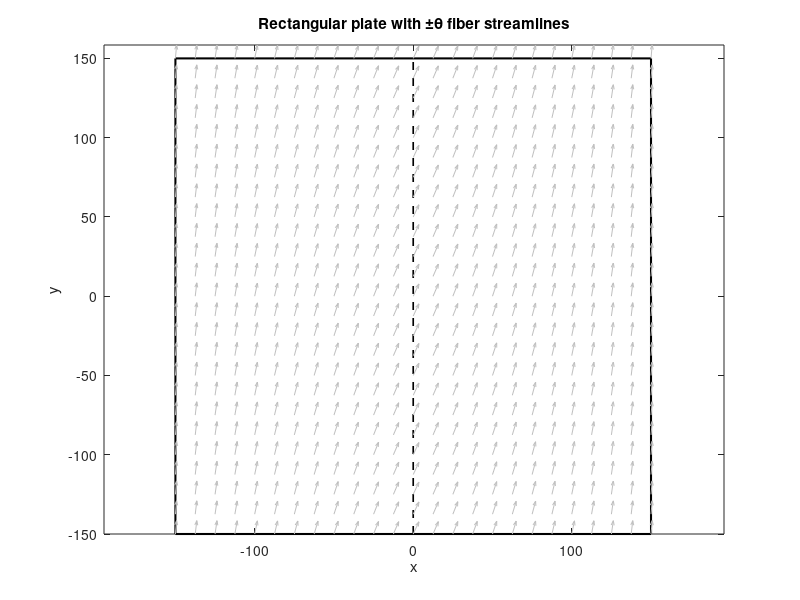

Reproduce this figure in MATLAB. (Note: this script raises an error after producing the figure.)
%% ============================================================
%  Rectangle plate + fiber angle field TF(x) and fiber streamlines
%  Default: two-edge seeding
%  Manual mode: can choose boundary / midline seeding
%  For midline seeds: extend to both sides automatically
%% ============================================================

clear; clc; close all;

%% -------------------- User parameters ------------------------
LENGTH = 300;          % plate length in x direction
HEIGHT = 300;          % plate height in y direction

TF0 = deg2rad(65);     % radians
TF1 = deg2rad(85);     % radians
TFS = deg2rad(0);      % radians

% streamline settings
nLines = 10;           % number of seed points on each selected boundary
nSteps = 2000;         % integration steps
ds     = 0.5;          % step size

% background angle display
nx = 25;
ny = 25;
showQuiver = true;

%% -------------------- Seeding mode switch --------------------
% seedingMode:
%   'default' -> same as original:
%                +theta from left + bottom
%                -theta from left + top
%   'manual'  -> use user-defined boundaries below
seedingMode = 'manual';

% Allowed names:
%   'left', 'right', 'bottom', 'top', 'midline', 'midline_h'
%
% 'midline'   : vertical centerline x = 0
% 'midline_h' : horizontal centerline y = 0
%
% For 'midline' or 'midline_h', streamlines are traced in BOTH directions.

plusBoundaries  = {'midline_h'};
minusBoundaries = {'midline_h'};

% remove corners / endpoints
removeCorners = true;

%% -------------------- Geometry -------------------------------
xMin = -LENGTH/2;
xMax =  LENGTH/2;
yMin = -HEIGHT/2;
yMax =  HEIGHT/2;

% +theta field
TF = @(x) 2*(TF1-TF0).*abs(x)./LENGTH + TF0 + TFS;
% TF = @(x) (TF1-TF0).*(x+LENGTH/2)./LENGTH + TF0 + TFS;

% -theta field
TF_neg = @(x) -TF(x);

%% -------------------- Plot plate boundary --------------------
figure('Color','w');
hold on;
axis equal;
box on;
xlabel('x');
ylabel('y');
title('Rectangular plate with \pm\theta fiber streamlines');

% rectangle boundary
plot([xMin xMax xMax xMin xMin], ...
     [yMin yMin yMax yMax yMin], ...
     'k-', 'LineWidth', 1.5);

% symmetry axis (y-axis, x=0)
plot([0 0], [yMin yMax], 'k--', 'LineWidth', 1.2);

%% -------------------- Angle field arrows ---------------------
if showQuiver
    xg = linspace(xMin, xMax, nx);
    yg = linspace(yMin, yMax, ny);
    [XG, YG] = meshgrid(xg, yg);

    Theta = TF(XG);
    U = cos(Theta);
    V = sin(Theta);

    quiver(XG, YG, U, V, 0.5, 'Color', [0.75 0.75 0.75]);
end

%% -------------------- Decide seeding boundaries --------------
switch lower(seedingMode)
    case 'default'
        plusBoundaries  = {'left','bottom'};
        minusBoundaries = {'left','top'};
    case 'manual'
        % use user settings
    otherwise
        error('Unknown seedingMode. Use ''default'' or ''manual''.');
end

%% -------------------- Plot +theta fibers ---------------------
for ib = 1:length(plusBoundaries)
    boundaryName = lower(plusBoundaries{ib});
    [xSeeds, ySeeds] = generateSeeds(boundaryName, nLines, xMin, xMax, yMin, yMax, removeCorners);

    for k = 1:length(xSeeds)
        x0 = xSeeds(k);
        y0 = ySeeds(k);

        if isMidline(boundaryName)
            % trace both directions and merge
            [xf, yf] = traceBothDirections(x0, y0, ds, nSteps, TF, xMin, xMax, yMin, yMax);
        else
            [xf, yf] = traceLine(x0, y0, +1, ds, nSteps, TF, xMin, xMax, yMin, yMax);
        end

        if ~isempty(xf)
            plot(xf, yf, 'r', 'LineWidth', 1.4);
        end
    end
end

%% -------------------- Plot -theta fibers ---------------------
for ib = 1:length(minusBoundaries)
    boundaryName = lower(minusBoundaries{ib});
    [xSeeds, ySeeds] = generateSeeds(boundaryName, nLines, xMin, xMax, yMin, yMax, removeCorners);

    for k = 1:length(xSeeds)
        x0 = xSeeds(k);
        y0 = ySeeds(k);

        if isMidline(boundaryName)
            % trace both directions and merge
            [xf, yf] = traceBothDirections(x0, y0, ds, nSteps, TF_neg, xMin, xMax, yMin, yMax);
        else
            [xf, yf] = traceLine(x0, y0, +1, ds, nSteps, TF_neg, xMin, xMax, yMin, yMax);
        end

        if ~isempty(xf)
            plot(xf, yf, 'b', 'LineWidth', 1.4);
        end
    end
end

%% -------------------- Figure settings ------------------------
axis([xMin xMax yMin yMax]);
axis equal;
axis off;

legend({'Boundary','Symmetry axis','Angle field','+\theta fibers','-\theta fibers'}, ...
       'Location','bestoutside');

%% ============================================================
% Helper: identify if the seed source is a midline
%% ============================================================
function tf = isMidline(boundaryName)
    tf = strcmpi(boundaryName,'midline') || strcmpi(boundaryName,'midline_h');
end

%% ============================================================
% Helper: generate seed points on a chosen boundary/midline
%% ============================================================
function [xSeeds, ySeeds] = generateSeeds(boundaryName, nLines, xMin, xMax, yMin, yMax, removeCorners)

    switch lower(boundaryName)
        case 'left'
            if removeCorners
                ySeeds = linspace(yMin, yMax, nLines+2);
                ySeeds = ySeeds(2:end-1);
            else
                ySeeds = linspace(yMin, yMax, nLines);
            end
            xSeeds = xMin * ones(size(ySeeds));

        case 'right'
            if removeCorners
                ySeeds = linspace(yMin, yMax, nLines+2);
                ySeeds = ySeeds(2:end-1);
            else
                ySeeds = linspace(yMin, yMax, nLines);
            end
            xSeeds = xMax * ones(size(ySeeds));

        case 'bottom'
            if removeCorners
                xSeeds = linspace(xMin, xMax, nLines+2);
                xSeeds = xSeeds(2:end-1);
            else
                xSeeds = linspace(xMin, xMax, nLines);
            end
            ySeeds = yMin * ones(size(xSeeds));

        case 'top'
            if removeCorners
                xSeeds = linspace(xMin, xMax, nLines+2);
                xSeeds = xSeeds(2:end-1);
            else
                xSeeds = linspace(xMin, xMax, nLines);
            end
            ySeeds = yMax * ones(size(xSeeds));

        case 'midline'     % vertical centerline x=0
            if removeCorners
                ySeeds = linspace(yMin, yMax, nLines+2);
                ySeeds = ySeeds(2:end-1);
            else
                ySeeds = linspace(yMin, yMax, nLines);
            end
            xSeeds = zeros(size(ySeeds));

        case 'midline_h'   % horizontal centerline y=0
            if removeCorners
                xSeeds = linspace(xMin, xMax, nLines+2);
                xSeeds = xSeeds(2:end-1);
            else
                xSeeds = linspace(xMin, xMax, nLines);
            end
            ySeeds = zeros(size(xSeeds));

        otherwise
            error('Unknown boundary name: %s. Use left/right/top/bottom/midline/midline_h.', boundaryName);
    end
end

%% ============================================================
% Helper: trace from seed in both directions and merge
%% ============================================================
function [xPath, yPath] = traceBothDirections(x0, y0, ds, nSteps, TFfun, xMin, xMax, yMin, yMax)

    [xNeg, yNeg] = traceLine(x0, y0, -1, ds, nSteps, TFfun, xMin, xMax, yMin, yMax);
    [xPos, yPos] = traceLine(x0, y0, +1, ds, nSteps, TFfun, xMin, xMax, yMin, yMax);

    if isempty(xNeg) && isempty(xPos)
        xPath = [];
        yPath = [];
        return;
    end

    if isempty(xNeg)
        xPath = xPos;
        yPath = yPos;
        return;
    end

    if isempty(xPos)
        xPath = xNeg;
        yPath = yNeg;
        return;
    end

    % reverse negative branch and merge, avoid duplicating seed point
    xPath = [flipud(xNeg(:)); xPos(2:end)];
    yPath = [flipud(yNeg(:)); yPos(2:end)];
end

%% ============================================================
% Helper: streamline integrator
%% ============================================================
function [xPath, yPath] = traceLine(x0, y0, dirSign, ds, nSteps, TFfun, xMin, xMax, yMin, yMax)
% dirSign = +1 forward, -1 backward

    xPath = zeros(nSteps,1);
    yPath = zeros(nSteps,1);

    x = x0;
    y = y0;

    xPath(1) = x;
    yPath(1) = y;

    for i = 2:nSteps
        theta = TFfun(x);

        dx = dirSign * ds * cos(theta);
        dy = dirSign * ds * sin(theta);

        x = x + dx;
        y = y + dy;

        xPath(i) = x;
        yPath(i) = y;

        if x < xMin || x > xMax || y < yMin || y > yMax
            xPath = xPath(1:i-1);
            yPath = yPath(1:i-1);
            return;
        end
    end
end
